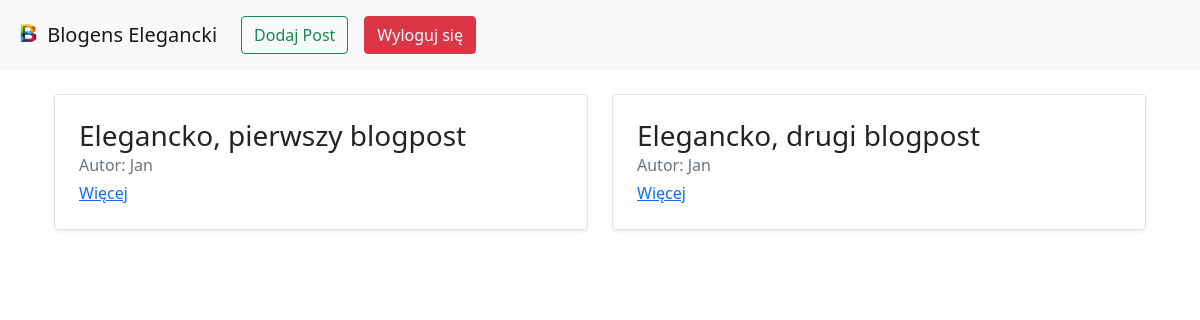
The page / (signed in) on the database its author committed.
### blog/models.py (models this page shows, shortened)
class Post(models.Model):
    author = models.ForeignKey(User, on_delete=models.CASCADE)
    title = models.CharField(max_length=200)
    text = models.TextField()
    created_date = models.DateTimeField(default=timezone.now)

### blog/views.py (the view)
# urls.py: path('', PostsView.as_view(), name="post_list"),
class PostsView(ListView):
    model = Post
    template_name = 'post_list.html'

### blog/templates/post_list.html
{% extends 'index.html' %}
{% block content %}
    {% if user.is_authenticated %}
        <div class="container-lg mt-4">
        <div class="row mb-2">
        {% for post in object_list %}
            <div class="col-md-6">
                <div class="row g-0 border rounded overflow-hidden flex-md-row mb-4 shadow-sm h-md-250 position-relative">
                    <div class="col p-4 d-flex flex-column position-static">
                        <h3 class="mb-0">{{ post.title }}</h3>
                        <div class="mb-1 text-muted">Autor: {{ post.author }}</div>
                        <a href="{% url 'post_detail' post.pk %}" class="stretched-link">Więcej</a>
                    </div>
                </div>
            </div>
        {% endfor %}
    {% else %}
        <h1 class="position-absolute top-50 start-50 translate-middle">Zaloguj się aby móc korzytać z aplikacji</h1>
    {% endif %}
</div>
</div>
{% endblock %}

### rows shown on the page
Post: title "Elegancko, pierwszy blogpost", author "Jan"
Post: title "Elegancko, drugi blogpost", author "Jan"
